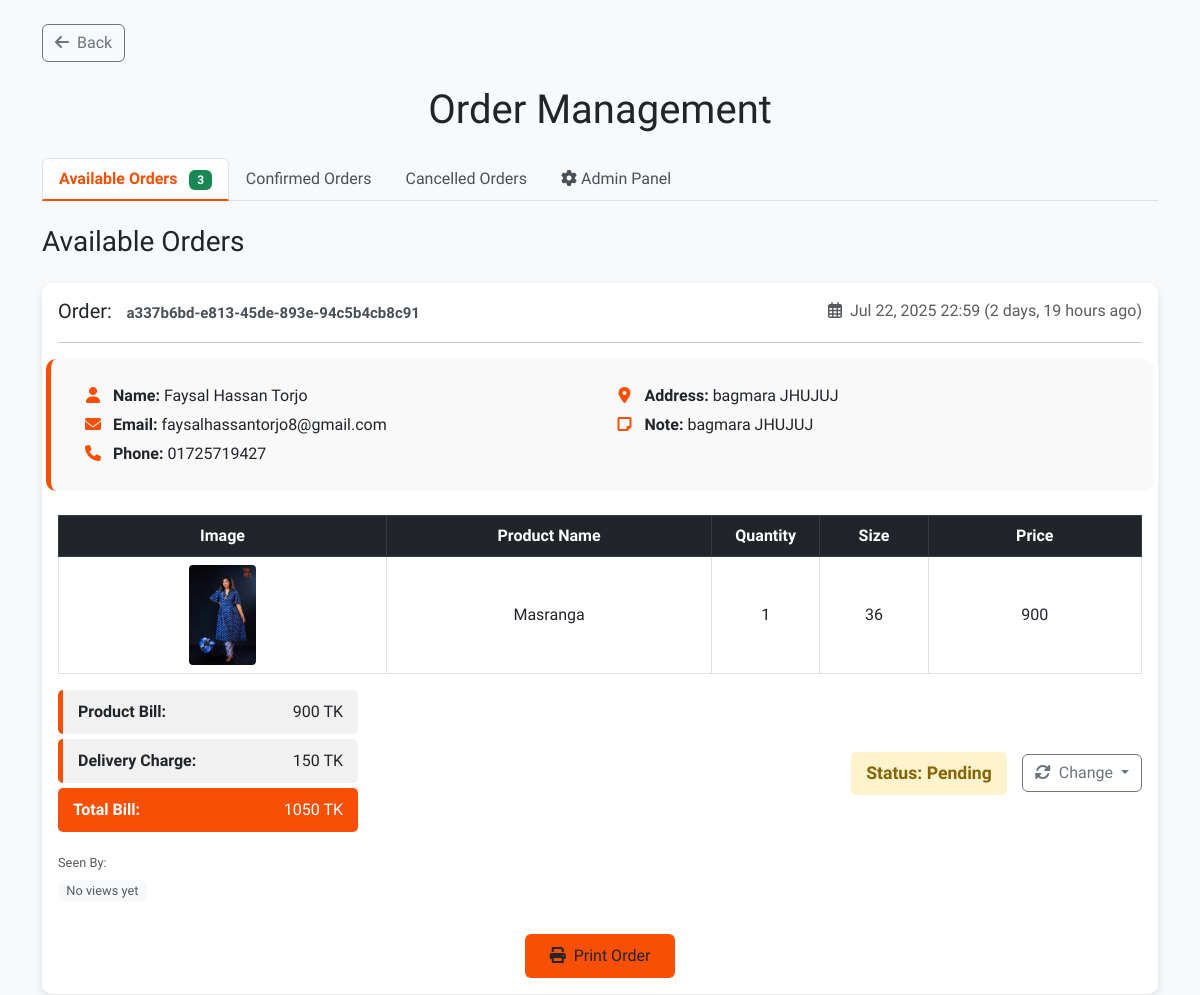
Page /view-order/ (signed in, upper part) on the earlier database version.
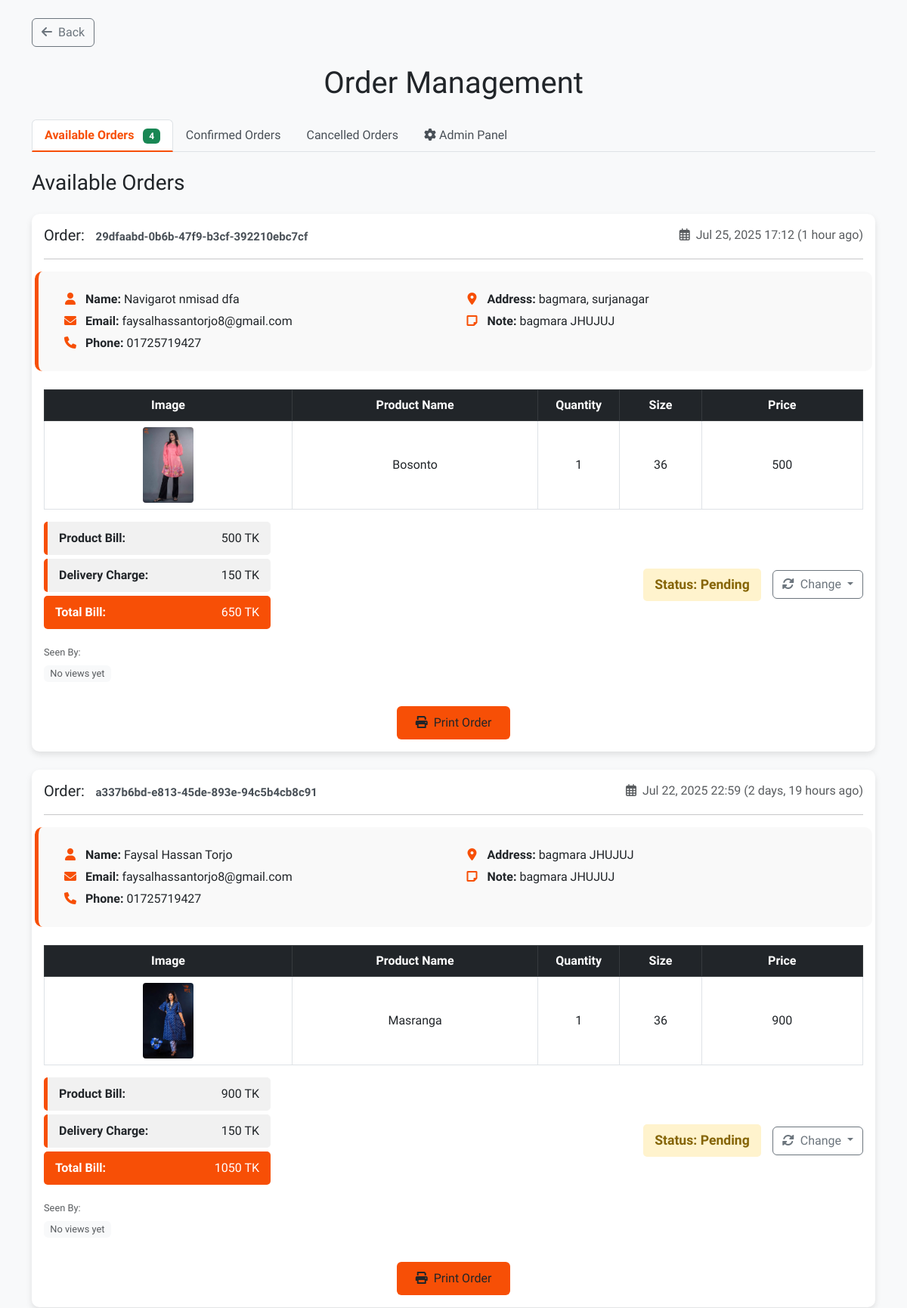
Same page on the later database version.
### shop/models.py (models this page shows, shortened)
class ShippingAddress(models.Model):
    order=models.ForeignKey(Order,on_delete=models.CASCADE,null=True)
    first_name=models.CharField(max_length=100)
    last_name=models.CharField(max_length=20)
    address=models.TextField()
    address_note=models.CharField(max_length=100)
    phon=models.CharField(max_length=20)
    email=models.CharField(max_length=100)
    timestamp=models.DateTimeField(default=now,blank=True)

class Order(models.Model):
    STATUS_CHOICES = [
        ('not_confirm','not_confirm'),
        ('Confirmed','Confirmed'),
        ('Pending', 'Pending'),
        ('Processing', 'Processing'),
        ('Shipped', 'Shipped'),
        ('Delivered', 'Delivered'),
        ('Cancelled', 'Cancelled'),
    ]
    LOCATION_CHOICES = [
        ('inside_dhaka', 'Inside Dhaka'),
        ('outside_dhaka', 'Outside Dhaka'),
    ]
    id = models.UUIDField(
            primary_key=True,
            default=uuid.uuid4,
            editable=False
        )
    user=models.ForeignKey(UserProfile,on_delete=models.SET_NULL,null=True)
    status = models.CharField(max_length=20, choices=STATUS_CHOICES, default='not_confirm')
    sesssion_id = models.CharField(max_length=50, blank=True, null=True)
    items = models.ManyToManyField('Product', through='OrderItem')
    created_at=models.DateTimeField(default=now,blank=True)
    complete=models.BooleanField(default=False,blank=True)
    coupon=models.BooleanField(default=False,null=True,blank=True)
    coupon_percentange=models.PositiveIntegerField(default=0,null=True,blank=True)
    cancel_reason=models.TextField(null=True,blank=True)
    location = models.CharField(max_length=20, choices=LOCATION_CHOICES, null=True, blank=True)
    totalbill= models.PositiveIntegerField(default=0)
    delivary_charge = models.PositiveIntegerField(default=False)
    status_changed_by = models.ForeignKey(User,on_delete=models.SET_NULL,null=True,blank=True)
    @property
    def get_total(self):
        order_items = OrderItem.objects.filter(order=self)
        total = sum(item.item_total for item in order_items)
        if self.coupon:
            total-=total*(self.coupon_percentange/100)
        return int(total)

class OrderItem(models.Model):
    product=models.ForeignKey(Product,on_delete=models.CASCADE,null=True)
    quantity=models.IntegerField(default=0)
    order = models.ForeignKey(Order, related_name='order_items',null=True, on_delete=models.CASCADE)
    size=models.CharField(max_length=10,blank=True,null=True)
    is_stitched = models.BooleanField(default=True)
    customization_note = models.TextField(null=True, blank=True)
    @property
    def item_total(self):
        if  self.is_stitched:
            total=self.product.price*self.quantity
        else:
            total=self.product.unstitched_price*self.quantity
        return total

class Product(models.Model):
    name=models.CharField(max_length=100)
    slug = AutoSlugField(populate_from='name',unique=True,null=True,default=None)
    product_code=models.CharField(max_length=100,null=True,blank=True)
    description=models.TextField(null=True,blank=True)
    desc = models.TextField(null=True,blank=True)
    price = models.IntegerField(default=0)
    unstitched_price = models.PositiveIntegerField(default=0)
    discount_percent=models.IntegerField(default=0)
    main_price = models.IntegerField(default=0)
    discount=models.BooleanField(default=True,null=True,blank=False)
    productCategory = models.ManyToManyField(ProductCategory)
    collectionset = models.ForeignKey(CollectionSet,on_delete=models.SET_NULL,null=True,blank=True)
    image=ResizedImageField(upload_to='product-image/',blank=True,null=True)
    image2=ResizedImageField(upload_to='product-image/',blank=True,null=True)
    image3=ResizedImageField(upload_to='product-image/',blank=True,null=True)
    image4=ResizedImageField(upload_to='product-image/',blank=True,null=True)
    youtube_video_id = models.CharField(max_length=50,blank=True,null=True)
    arrive_at=models.DateTimeField(default=now,blank=True)
    new_arrival=models.BooleanField(default=False,blank=True)
    tags = TaggableManager()
    in_stock=models.BooleanField(default=True,blank=True)
    ratting = models.FloatField(default=0)
    customization_possible =  models.BooleanField(default=False, blank=True, null=True)
    @property
    def imageURL(self):
        try:
            url=self.image.url
        except:
            url=''
        return url

### shop/views.py (the view)
# urls.py: path('view-order/',viewOrder, name="viewOrder"),
@admin_only
def viewOrder(request):
    two_weeks_ago = timezone.now() - timedelta(weeks=2)
    shippingAddress=ShippingAddress.objects.filter(order__status = "Pending",).order_by('-timestamp')
    confrimed_order = ShippingAddress.objects.filter(order__status = "Confirmed", order__created_at__gte=two_weeks_ago).order_by('-timestamp')
    cancelled_order = ShippingAddress.objects.filter(order__status = "Cancelled", order__created_at__gte=two_weeks_ago).order_by('-timestamp')
    print(confrimed_order)
    context={
       'shippingAddresss': shippingAddress,
       'confirmed_order': confrimed_order,
       'canceled_order': cancelled_order,
    }
    return render(request,'shop/viewOrder2.html',context)

### shop/decorator.py (called while the page is built)
def admin_only(view_func):
    @wraps(view_func)
    def _wrapped_view(request, *args, **kwargs):
        if request.user.is_authenticated and request.user.is_superuser:
            return view_func(request, *args, **kwargs)
        else:
            return redirect('/')  # Replace 'login' with your login URL or a forbidden page URL
    return _wrapped_view

### shop/models.py (called while the page is built)
    def __str__(self):
        return str(self.user)

### shop/templates/shop/viewOrder2.html (shortened to what this page needs)
<!DOCTYPE html>
<html lang="en">
    {% load static %}
<head>
    <link href="https://cdn.jsdelivr.net/npm/bootstrap@5.3.0-alpha1/dist/css/bootstrap.min.css" rel="stylesheet">
    <link rel="stylesheet" href="https://cdnjs.cloudflare.com/ajax/libs/font-awesome/6.0.0-beta3/css/all.min.css">
</head>
<body>
    <div class="container py-4">
        <div class="mb-4">
            <a href="javascript:history.back()" class="btn btn-outline-secondary">
                <i class="fas fa-arrow-left me-2"></i>Back
            </a>
        </div>
        <h1 class="text-center mb-4">Order Management</h1>
        <ul class="nav nav-tabs mb-4" id="ordersTab" role="tablist">
            <li class="nav-item" role="presentation">
                <button class="nav-link active" id="available-tab" data-bs-toggle="tab" data-bs-target="#available" type="button" role="tab">
                    Available Orders <span class="badge bg-success ms-2">{{shippingAddresss|length}}</span>
                </button>
            </li>
            <li class="nav-item" role="presentation">
                <button class="nav-link" id="confirmed-tab" data-bs-toggle="tab" data-bs-target="#confirmed" type="button" role="tab">
                    Confirmed Orders
                </button>
            </li>
            <li class="nav-item" role="presentation">
                <button class="nav-link" id="cancelled-tab" data-bs-toggle="tab" data-bs-target="#cancelled" type="button" role="tab">
                    Cancelled Orders
                </button>
            </li>
            <li class="nav-item" role="presentation">
                <a class="nav-link" href="/admin/">
                    <i class="fas fa-cog me-1"></i>Admin Panel
                </a>
            </li>
        </ul>
        <div class="tab-content mt-2">
            <div class="tab-pane fade show active" id="available" role="tabpanel" aria-labelledby="available-tab">
                <h3 class="mb-4">Available Orders</h3>
                {% for shippingaddress in shippingAddresss %}
                <div class="card order-card mb-4" id="{{ shippingaddress.order.order_id }}">
                    <div class="card-body">
                        <div class="d-flex flex-column flex-md-row justify-content-between mb-3">
                            <h5 class="card-title mb-2 mb-md-0">
                                Order: <span class="badge bg-orange" style="color: #495057;">{{ shippingaddress.order.id }}</span>
                            </h5>
                            <p class="date text-muted mb-0">
                                <i class="far fa-calendar-alt me-1"></i>
                                {{shippingaddress.timestamp|date:"M d, Y H:i"}}
                                <span class="text-muted">({{shippingaddress.timestamp|timesince}} ago)</span>
                            </p>
                        </div>
                        <hr class="my-3">
                        <div class="row details-section mb-4">
                            <div class="col-md-6 mb-3 mb-md-0">
                                <p><i class="fas fa-user info-icon"></i><strong>Name:</strong>
                                     {{shippingaddress.first_name}} {{shippingaddress.last_name}}
                                    </p>
                                <p><i class="fas fa-envelope info-icon"></i><strong>Email:</strong> {{shippingaddress.email}}</p>
                                <p><i class="fas fa-phone info-icon"></i><strong>Phone:</strong> {{shippingaddress.phon}}</p>
                            </div>
                            <div class="col-md-6">
                                <p><i class="fas fa-map-marker-alt info-icon"></i><strong>Address:</strong> {{shippingaddress.address}}</p>
                                <p><i class="fas fa-sticky-note info-icon"></i><strong>Note:</strong> {{shippingaddress.address_note|default:"No notes"}}</p>
                            </div>
                        </div>
                                <table class="table table-bordered">
                    <thead class="table-dark">
                        <tr>
                            <th class="text-center">Image</th>
                            <th class="text-center">Product Name</th>
                            <th class="text-center">Quantity</th>
                            <th class="text-center">Size</th>
                            <th class="text-center">Price</th>
                        </tr>
                    </thead>
                    <tbody>
                        {% for orderItem in shippingaddress.order.order_items.all %}
                        <tr>
                            <td data-label="Image">
                                <img src="{{ orderItem.product.imageURL }}" alt="product" class="product-img img-fluid">
                            </td>
                            <td data-label="Product Name" style=" width: 30%;">
                                {{ orderItem.product.name }}
                                <br>
                            </td>
                            <td data-label="Quantity" style="width: 10%;">{{ orderItem.quantity }}</td>
                            <td data-label="Size" style="width: 10%;">{{ orderItem.size }}</td>
                            <td data-label="Price">{{ orderItem.item_total }}</td>
                        </tr>
                        {% endfor %}
                    </tbody>
                </table>
                        <div class="flex-container">
                            <ul class="bill-summary">
                                <li><span>Product Bill:</span> {{shippingaddress.order.get_total}} TK</li>
                                <li><span>Delivery Charge:</span> {{shippingaddress.order.delivary_charge}} TK</li>
                                {% with delivery_charge=shippingaddress.order.delivary_charge total_amount=shippingaddress.order.get_total %}
                                <li class="total"><span>Total Bill:</span> {{ delivery_charge|add:total_amount }} TK</li>
                                {% endwith %}
                            </ul>
                            <div class="status-container no-print">
                                <div class="status-display status-{{shippingaddress.order.status|lower}}">
                                    Status: {{shippingaddress.order.status}}
                                </div>
                                <div class="dropdown">
                                    <form method="POST" action="{% url 'order_status' %}">
                                        <button class="btn btn-outline-secondary dropdown-toggle" type="button" id="statusDropdown" data-bs-toggle="dropdown" aria-expanded="false">
                                            <i class="fas fa-sync-alt me-1"></i> Change
                                        </button>
                                    </form>
                                </div>
                            </div>
                        </div>
                        <div class="mt-3 no-print">
                            <p class="text-muted mb-2" style="font-size: 0.8rem;">Seen By:</p>
                            <div class="d-flex flex-wrap">
                                {% for user in shippingaddress.seen_by.all %}
                                <span class="badge bg-light text-dark seen-by-badge">
                                    <i class="far fa-user-circle me-1"></i>{{ user.user.username }}
                                </span>
                                {% empty %}
                                <span class="badge bg-light text-muted seen-by-badge">
                                    No views yet
                                </span>
                                {% endfor %}
                            </div>
                        </div>
                        <div class="text-center mt-4 no-print">
                            <button class="btn print-btn" onclick="printDiv('{{ shippingaddress.order.order_id }}')">
                                <i class="fas fa-print me-2"></i>Print Order
                            </button>
                        </div>
                    </div>
                </div>
                {% endfor %}
            </div>
        </div>
    </div>
</body>
</html>

### shop/templates/shop/viewOrder2.html (style rules this page uses)
body { font-family: "Ubuntu", sans-serif; background-color: #f8f9fa; }
.order-card { box-shadow: 0 4px 8px rgba(0, 0, 0, 0.1); border-radius: 10px; margin-bottom: 30px; border: none; overflow: hidden; }
.table th, .table td { vertical-align: middle; }
.product-img { width: auto; height: 100px; object-fit: cover; border-radius: 4px; }
.info-icon { margin-right: 10px; color: #f74f06; width: 20px; text-align: center; }
.details-section { background-color: #f9f9f9; padding: 20px; border-radius: 10px; margin-bottom: 20px; border-left: 5px solid #f74f06; }
.details-section p { margin: 5px 0; font-size: 1rem; }
.flex-container { display: flex; justify-content: space-between; flex-wrap: wrap; gap: 20px; }
.bill-summary { list-style-type: none; padding: 0; margin: 0; width: 300px; }
.bill-summary li { display: flex; justify-content: space-between; padding: 10px 15px; margin-bottom: 5px; font-size: 1rem; background-color: #f1f1f1; border-radius: 5px; border-left: 5px solid #f74f06; }
.bill-summary li span { font-weight: bold; }
.bill-summary li.total { background-color: #f74f06; color: white; border-left: none; }
.bill-summary li.total span { font-weight: bold; }
.status-container { display: flex; align-items: center; gap: 15px; margin-top: 20px; }
.status-display { font-weight: bold; font-size: 1.1rem; padding: 8px 15px; border-radius: 5px; background-color: #f8f9fa; }
.status-pending { background-color: #fff3cd; color: #856404; }
td { text-align: center; }
.nav-tabs .nav-link { color: #495057; font-weight: 500; }
.nav-tabs .nav-link.active { color: #f74f06; font-weight: 600; border-bottom: 2px solid #f74f06; }
.seen-by-badge { font-size: 0.8rem; font-weight: 400; margin-right: 8px; margin-bottom: 8px; }
.print-btn { background-color: #f74f06; border: none; padding: 10px 25px; font-size: 1rem; transition: all 0.3s; }

Differences in the rows shown:
added ShippingAddress: order.id "29dfaabd-0b6b-47f9-b3cf-392210ebc7cf", timestamp "Jul 25, 2025 17:12", timestamp "1 hour", first_name "Navigarot nmisad dfa", email "faysalhassantorjo8@gmail.com", phon "01725719427", address "bagmara, surjanagar", address_note "bagmara JHUJUJ", order.get_total "500", order.delivary_charge "150", order.delivary_charge|add "650", order.status "Pending"
added OrderItem: product.imageURL (picture), product.name "Bosonto", quantity "1", size "36", item_total "500", shown under "29dfaabd-0b6b-47f9-b3cf-392210ebc7cf"
Other differences:
{{ shippingAddresss|length }}: "3" → "4"
